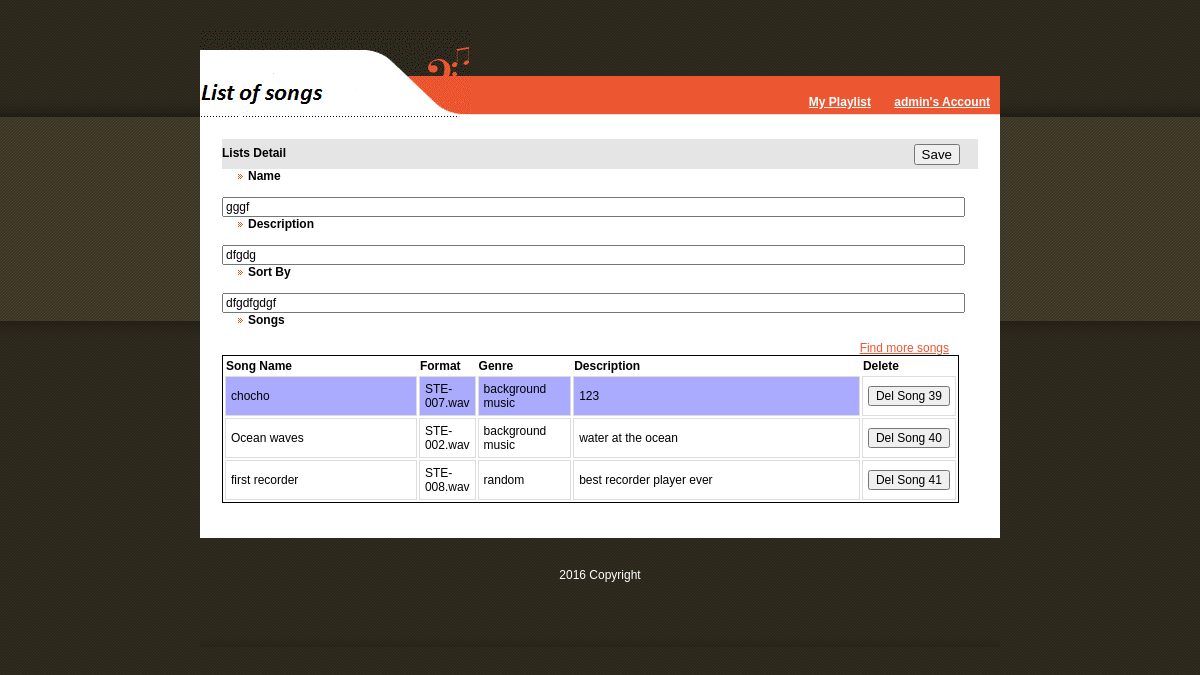
Screenshot of /adminSongofList.php?listid=5 (signed in) with the database file from the repository.
### tables this page shows
CREATE TABLE `account` (
  `acc_id` int(11) NOT NULL,
  `acc_name` varchar(255) NOT NULL,
  `password` varchar(255) NOT NULL,
  `real_name` varchar(255) NOT NULL,
  `country` varchar(255) DEFAULT NULL,
  `birth_date` varchar(255) DEFAULT NULL,
  `email` varchar(255) NOT NULL
);

CREATE TABLE `playlist` (
  `playlist_id` int(11) NOT NULL,
  `acc_id` int(11) NOT NULL,
  `playlist_name` varchar(255) NOT NULL,
  `playlist_descrip` varchar(255) DEFAULT NULL,
  `sort_by` varchar(255) DEFAULT NULL
);

CREATE TABLE `song` (
  `song_id` int(11) NOT NULL,
  `song_name` varchar(255) NOT NULL,
  `song_descrip` varchar(255) DEFAULT NULL,
  `file_format` varchar(255) NOT NULL,
  `genre` varchar(255) DEFAULT NULL
);

### adminSongofList.php (the view, shortened to what this page needs)
<!DOCTYPE html PUBLIC "-//W3C//DTD XHTML 1.0 Transitional//EN" "http://www.w3.org/TR/xhtml1/DTD/xhtml1-transitional.dtd">
<html>
<head>
	<link href="css.css" type="text/css" rel="stylesheet" />
<?php	include_once("./connect.php");
?>
<?php
	$listid=$_GET['listid'];
	$acc_id=$_SESSION["accountID"];
	$songid= $_GET['songid'];
	$inQuery = "SELECT acc_name from account where acc_id=" .$acc_id;
	$result = mysqli_query($db, $inQuery);
	if ($row = mysqli_fetch_assoc($result))
		$username=$row['acc_name'];
?>
</head>
<body>
<div id="page">
	<div style="height:30px;background:url(i/bg.gif);">
	</div>
	<div id="search">
		<div style="background:url(i/logo1.gif) no-repeat 0px 0px; height:46px;">
		</div>
	</div>
	<div id="menu">
		<div style="background:url(i/mr.gif) no-repeat 100% 0px;">
			<img src="i/logo2 - 1.gif" width="271" height="41" border="0" alt="" style="float:left;"/>
			<div style="float:right;margin-right:0px;margin-top:19px;">
				<a href="adminMyPlaylist.php?<?php echo '?listid='.$listid ?>">My Playlist</a>
				<a href="admineditAccount.php"><?php echo $username."'s Account" ?></a>
			</div>
		</div>
	</div>
	<div style="background-color: #ffffff; height: 100%; width: 0px;">
	  <div id="l">
		  <p style="padding-left:0px;">
		  	<button type="button" onclick="Savedata(<?php echo $acc_id.",".$listid  ?>)" style="float:right;margin-right:14px;margin-top:15px">Save</button>
			<div style="background-color: #E5E5E5; padding: 7px 0px 0px 0px; height: 23px; font-weight: bold;width: 756px;">Lists Detail
			</div>
			 <?php
		    	$inQuery = "SELECT playlist_id, case when playlist_name is null then '' else playlist_name end as playlist_name,"
					     	."case when playlist_descrip is null then '' else playlist_descrip end as playlist_descrip, "
					     	."case when sort_by is null then '' else sort_by end as sort_by "
					     	."FROM playlist  WHERE (playlist_id=" .$listid. ")";
				$result = mysqli_query($db, $inQuery);
				$lname="";
				$desc="";
				$sortby="";
					if ($row = mysqli_fetch_assoc($result))
					{
						$lname=$row['playlist_name'];
						$desc=$row['playlist_descrip'];
						$sortby=$row['sort_by'];
					}
	     		echo " <b><img src='i/arrows.gif' width='26 height='8' border='0' alt=''/>Name</b><br/><br/>";
	     		echo "<input type='text' id='text_name' name='text_name' value='" .$lname."' style='margin-left:100; width: 735px;' maxlength='255'><br/>";
				echo "<b><img src='i/arrows.gif' width='26' height='8' border='0' alt=''/>Description</b><br/><br/>";
				echo "<input type='text' id='text_desc' name='text_desc' value='" .$desc."' style='margin-left:100; width: 735px;' maxlength='255'><br/>";
				echo "<b><img src='i/arrows.gif' width='26' height='8' border='0' alt=''/>Sort By</b><br/><br/>";
				echo "<input type='text' id='text_sort' name='text_sort' value='" .$sortby."' style='margin-left:100; width: 735px;' maxlength='255'><br/>";
				echo "<b><img src='i/arrows.gif' width='26' height='8' border='0' alt=''/>Songs</b><br/><br/>";
		    	if($listid!=-1){
			    	echo "<div style='float:right;margin-right:25px;margin-top:0px;'>";
				   	echo "	<a href='adminsearchSong.php?listid=" .$listid."&insearch=0&name=&format=&genre=&desc=' >Find more songs</a> "	;
					echo "</div>";
				}
			?>
			<table id = "table_ls" style="border: solid 1px black;float:left;margin-left:0px" width="737" align="center">
					<tr><th width="250">Song Name</th><th width="50">Format</th><th width="100">Genre</th>
						<th width="382">Description</th><th width="50">Delete</th></tr>
				<?php
					$inQuery = "SELECT playlist.playlist_id,case when playlist_name is null then '' else playlist_name end as playlist_name ,song.song_id,"
			    		."case when song_name is null then '' else song_name end as song_name, case when file_format is null then '' else file_format end as file_format,"
			    		."case when song_descrip is null then '' else song_descrip end as song_descrip,"
			    		."case when genre is null then '' else genre end as genre FROM playlist join createplaylist on playlist.playlist_id=createplaylist.playlist_id "
			    		."join song on song.song_id=createplaylist.song_id where playlist.playlist_id=" .$listid;
					$result = mysqli_query($db, $inQuery);
					if ($result->num_rows > 0) {
			     		while($row = mysqli_fetch_assoc($result)) {
			     			$color="white";
				     		if ($songid=="") 	{$songid=$row["song_id"]; }
							if ($songid==$row['song_id'])	 $color="#AAF";
							echo "<tr>";
								echo "<td onclick='SelectRow(".$acc_id.",".$listid.",".$row['song_id'] .",1)' id='cell_".$row['song_id'] .",1' bgcolor='".$color."'>" . $row["song_name"]. "</td>";
								echo "<td onclick='SelectRow(".$acc_id.",".$listid.",".$row['song_id'] .",2)' id='cell_".$row['song_id'] .",2'bgcolor='".$color."'>" . $row["file_format"]. "</td>";
								echo "<td onclick='SelectRow(".$acc_id.",".$listid.",".$row['song_id'] .",3)' id='cell_".$row['song_id'] .",3'bgcolor='".$color."'>" . $row["genre"]. "</td>";
								echo "<td onclick='SelectRow(".$acc_id.",".$listid.",".$row['song_id'] .",4)' id='cell_".$row['song_id'] .",4'bgcolor='".$color."'>" . $row["song_descrip"]. "</td>";
			     	 			echo "<td onclick='SelectRow(".$acc_id.",".$listid.",".$row['song_id'] .",5)' id='cell_".$row['song_id'] .",5'>
			     	 				<input name='Delete' type='submit' id='Delete' value='Del Song ".$row["song_id"]."'> </td>"	;
					            echo "</tr>"	;
				     		}
			 		}
					else {
			     					echo "0 results";
					}
				?>
			</table>
		  </p>
	  </div>
        </div>
	<div id="foot">2016  Copyright </div>
</div>
</body>
</html>

### css.css (style rules this page uses)
BODY { FONT-FAMILY: Tahoma, Arial, Verdana, sans-serif; FONT-SIZE: 12px; COLOR: #000000; BACKGROUND-COLOR:#FFFFFF; background:url(i/bg.gif); text-align: center; MARGIN:0px; }
TD { FONT-FAMILY: Tahoma, Arial, Verdana, sans-serif; FONT-SIZE: 12px; COLOR: #000000; }
#page { border: 0px solid black; margin: 0 auto 0 auto; text-align: left; width: 800px; background-color:#ffffff; }
#search { padding-right:16px; background:url(i/bg.gif); height:46px; }
#menu { background:url(i/m_bg.gif) repeat-x 0px 0px; height:41px; color:#ffffff; }
#menu a { font-size:12px; font-weight:bold; color:#ffffff; margin:0px 10px 0px 10px; }
#l { float: left; padding: 12px 25px 35px 22px; width: 752px; height: auto; }
#foot { text-align:center; color:#ffffff; padding:30px 0px 65px 0px; background:url(i/bg.gif); clear:both; }
P { FONT-FAMILY: Tahoma, Verdana, sans-serif; TEXT-INDENT: 0px; FONT-SIZE: 12px; COLOR: #000000; MARGIN:0px 0px 10px 0px; }
INPUT { FONT-SIZE: 12px; COLOR: #000000; }
A,A:active,A:visited,A:hover { COLOR: #EC5631; }
td { border: 1px #DDD solid; padding: 5px; cursor: pointer; }

### rows the page displays
account: acc_name "admin"
playlist: song_name "chocho", file_format "STE-007.wav", genre "background music", song_descrip "123", Delete "Del Song 39", song_name "Ocean waves", file_format "STE-002.wav", song_descrip "water at the ocean", Delete "Del Song 40", song_name "first recorder", file_format "STE-008.wav", genre "random", song_descrip "best recorder player ever", Delete "Del Song 41"
